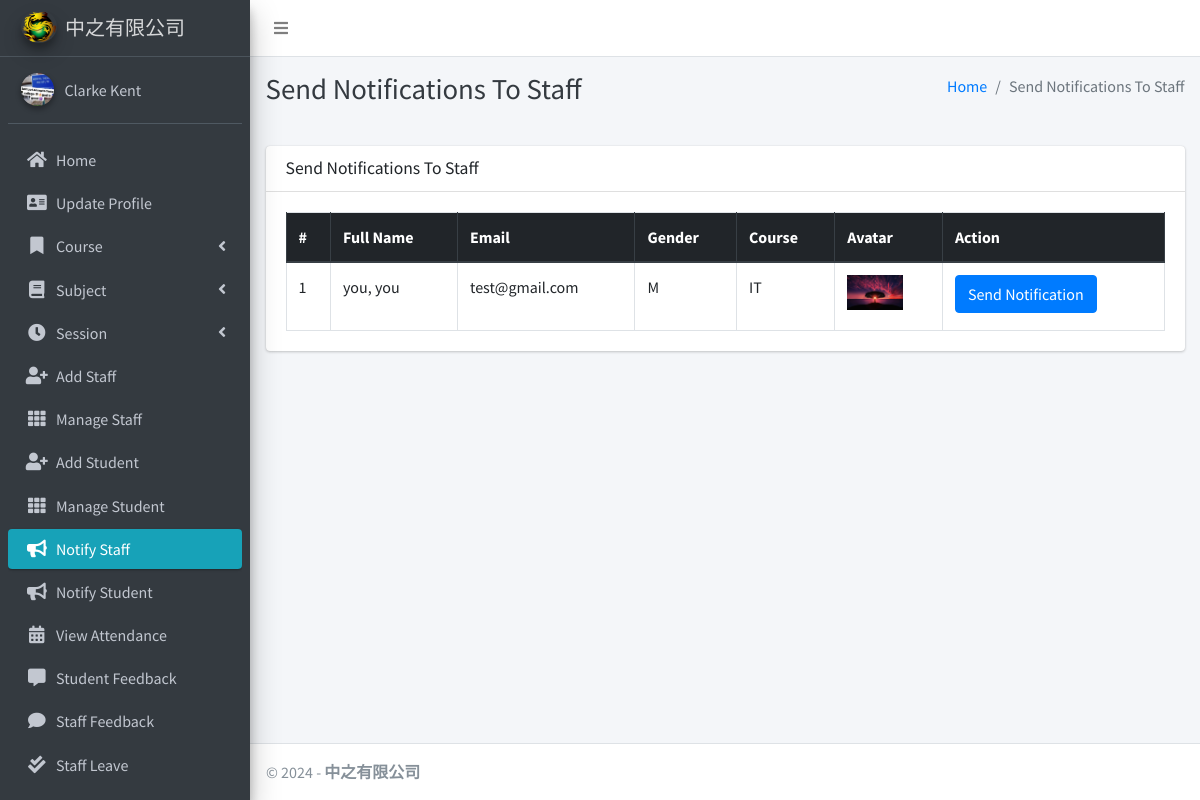
The page /admin_notify_staff (signed in) on the database its author committed.
### main_app/models.py (models this page shows, shortened)
class CustomUser(AbstractUser):
    USER_TYPE = ((1, "HOD"), (2, "Staff"), (3, "Student"))
    GENDER = [("M", "Male"), ("F", "Female")]
    username = None  # Removed username, using email instead
    email = models.EmailField(unique=True)
    user_type = models.CharField(default=1, choices=USER_TYPE, max_length=1)
    gender = models.CharField(max_length=1, choices=GENDER)
    profile_pic = models.ImageField()
    address = models.TextField()
    fcm_token = models.TextField(default="")  # For firebase notifications
    created_at = models.DateTimeField(auto_now_add=True)
    updated_at = models.DateTimeField(auto_now=True)
    USERNAME_FIELD = "email"
    REQUIRED_FIELDS = []
    objects = CustomUserManager()
    def __str__(self):
        return self.last_name + ", " + self.first_name

class Staff(models.Model):
    course = models.ForeignKey(Course, on_delete=models.DO_NOTHING, null=True, blank=False)
    admin = models.OneToOneField(CustomUser, on_delete=models.CASCADE)

class Course(models.Model):
    name = models.CharField(max_length=120)
    created_at = models.DateTimeField(auto_now_add=True)
    updated_at = models.DateTimeField(auto_now=True)

### main_app/hod_views.py (the view)
# urls.py: path("admin_notify_staff", hod_views.admin_notify_staff,
def admin_notify_staff(request):
    staff = CustomUser.objects.filter(user_type=2)
    context = {
        'page_title': "Send Notifications To Staff",
        'allStaff': staff
    }
    return render(request, "hod_template/staff_notification.html", context)

### main_app/templates/hod_template/staff_notification.html (shortened to what this page needs)
{% extends 'main_app/base.html' %}
{% load static %}
{% block page_title %}{{page_title}}{% endblock page_title %}
{% block content %}
<section class="content">
    <div class="container-fluid">
        <div class="row">
            <div class="col-md-12">
                <div class="card">
                    <div class="card-header">
                        <h3 class="card-title">{{page_title}}</h3>
                    </div>
                    <div class="card-body">
                        <table id="example2" class="table table-bordered table-hover">
                            <thead class="thead-dark">
                                <tr>
                                    <th>#</th>
                                    <th>Full Name</th>
                                    <th>Email</th>
                                    <th>Gender</th>
                                    <th>Course</th>
                                    <th>Avatar</th>
                                    <th>Action</th>
                                </tr>
                            </thead>
                            <tbody>
                                {% for staff in allStaff %}
                                <tr>
                                    <td>{{ forloop.counter }}</td>
                                    <td>{{staff.last_name}}, {{staff.first_name}}</td>
                                    <td>{{staff.email}}</td>
                                    <td>{{staff.gender}}</td>
                                    <td>{{staff.staff.course.name}}</td>
                                    <td>
                                        {% if staff.profile_pic == ""  %}
                                        No Image
                                        {% else %}
                                        <img class="img img-fluid mb-2" height="56" width="56"
                                            src="{{staff.profile_pic}}" alt="">
                                        {% endif %}
                                    </td>
                                    <td><button data-toggle = "modal" data-target = "#myModal"class="btn btn-primary show_notification" value="{{staff.id}}">Send Notification</button>
                                    </td>
                                </tr>
                                {% endfor %}
                            </tbody>
                        </table>
                    </div>
                </div>
            </div>
        </div>
    </div>
</section>
{% endblock content %}

### rows shown on the page
CustomUser: last_name "you", first_name "you", email "test@gmail.com", gender "M", staff.course.name "IT", profile_pic (picture)

### other values the page prints
{{ page_title }} "Send Notifications To Staff"
